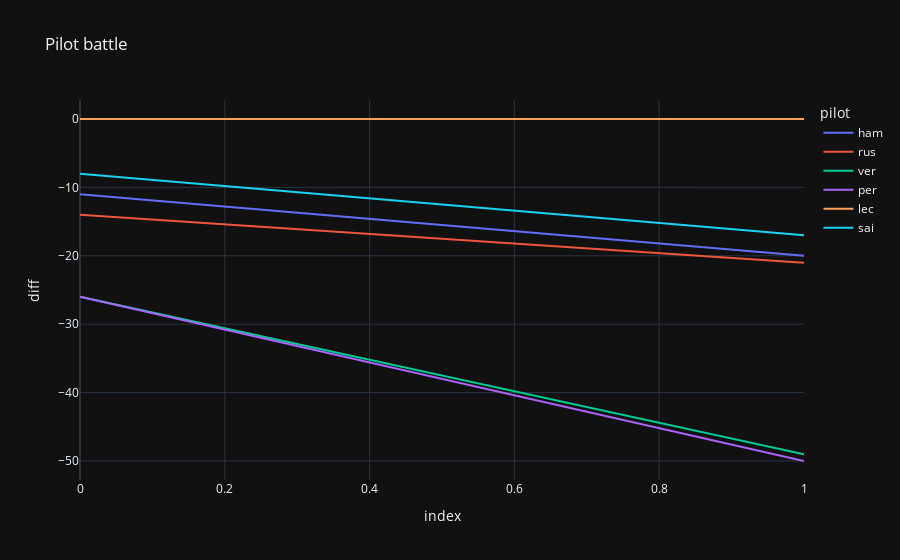

Source (notebook cell):
### Markdown cell above
# Frontend

## GP data

### battles

### Code cell
px.line(df_battles_pilot[0], x="index", y="diff", color="pilot", title="Pilot battle", template="plotly_dark")

### Figure 1 — Plotly figure (JSON) as saved in the notebook; plotly's stock layout.template omitted (floating-point values rounded to 4 significant figures)
{"data": [{"hovertemplate": "pilot=ham<br>index=%{x}<br>diff=%{y}<extra></extra>", "legendgroup": "ham", "line": {"color": "#636efa", "dash": "solid"}, "marker": {"symbol": "circle"}, "mode": "lines", "name": "ham", "orientation": "v", "showlegend": true, "type": "scatter", "x": [0, 1], "xaxis": "x", "y": [-11, -20], "yaxis": "y"}, {"hovertemplate": "pilot=rus<br>index=%{x}<br>diff=%{y}<extra></extra>", "legendgroup": "rus", "line": {"color": "#EF553B", "dash": "solid"}, "marker": {"symbol": "circle"}, "mode": "lines", "name": "rus", "orientation": "v", "showlegend": true, "type": "scatter", "x": [0, 1], "xaxis": "x", "y": [-14, -21], "yaxis": "y"}, {"hovertemplate": "pilot=ver<br>index=%{x}<br>diff=%{y}<extra></extra>", "legendgroup": "ver", "line": {"color": "#00cc96", "dash": "solid"}, "marker": {"symbol": "circle"}, "mode": "lines", "name": "ver", "orientation": "v", "showlegend": true, "type": "scatter", "x": [0, 1], "xaxis": "x", "y": [-26, -49], "yaxis": "y"}, {"hovertemplate": "pilot=per<br>index=%{x}<br>diff=%{y}<extra></extra>", "legendgroup": "per", "line": {"color": "#ab63fa", "dash": "solid"}, "marker": {"symbol": "circle"}, "mode": "lines", "name": "per", "orientation": "v", "showlegend": true, "type": "scatter", "x": [0, 1], "xaxis": "x", "y": [-26, -50], "yaxis": "y"}, {"hovertemplate": "pilot=lec<br>index=%{x}<br>diff=%{y}<extra></extra>", "legendgroup": "lec", "line": {"color": "#FFA15A", "dash": "solid"}, "marker": {"symbol": "circle"}, "mode": "lines", "name": "lec", "orientation": "v", "showlegend": true, "type": "scatter", "x": [0, 1], "xaxis": "x", "y": [0, 0], "yaxis": "y"}, {"hovertemplate": "pilot=sai<br>index=%{x}<br>diff=%{y}<extra></extra>", "legendgroup": "sai", "line": {"color": "#19d3f3", "dash": "solid"}, "marker": {"symbol": "circle"}, "mode": "lines", "name": "sai", "orientation": "v", "showlegend": true, "type": "scatter", "x": [0, 1], "xaxis": "x", "y": [-8, -17], "yaxis": "y"}], "layout": {"legend": {"title": {"text": "pilot"}, "tracegroupgap": 0}, "title": {"text": "Pilot battle"}, "xaxis": {"anchor": "y", "domain": [0, 1], "title": {"text": "index"}}, "yaxis": {"anchor": "x", "domain": [0, 1], "title": {"text": "diff"}}}}
